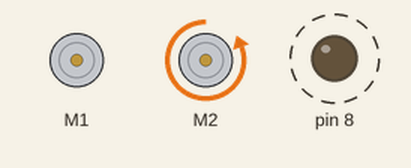
Simulated run of this sketch. Board: Arduino Uno, built with avr-gcc and run on an emulated ATmega328P. Parts: 2 × DC motor (green arrow = forward, orange = backward, longer = faster), output pins drawn as LEDs (lit = HIGH). Dashed ring = blinking. What the sketch prints to the serial monitor is not drawn.

Above: at 0.5 s.
Timing chart, 0 to 3.0 s (numbered marks = the images above):
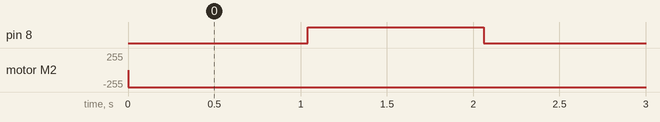

Measured:
- by itself, pin 8: alternates HIGH for 1.0 s and LOW for 1.0 s
- by itself, motor M2: stopped → backward 255/255 at 0.00 s

The sketch:

MotorBoth.ino
```cpp
#include <Adafruit_MotorShield.h>
#define SLOW 100.1
#define FAST 255
#define TIME 10000
#define AMBER_LIGHT 8

class Motors{
private:
  int lightPin;
public:
  // class field
  Adafruit_MotorShield MotorShield = Adafruit_MotorShield();
  Adafruit_DCMotor *Motor;
  int currentSpeed;
  bool goingForward;
  double prevFlash = 0;
  double currFlash;

  // constructor
  Motors() = default;
  Motors(int pin, int light)
  {
    Motor = MotorShield.getMotor(pin);
    lightPin = light;
  }

  // functions
  void begin()
  {
    // Find MotorShield
    if (!MotorShield.begin())
    {
      Serial.println("Could not find Motor Shield. Check wiring.");
      while (1)
        ;
    }
    Serial.println("Motor Shield found.");

    // Initial configuration - turn on
    Motor->setSpeed(150);
    Motor->run(FORWARD);
    Motor->run(RELEASE);

    // configure amber light
    pinMode(lightPin, OUTPUT);
    digitalWrite(lightPin, LOW);
  }

  void flash()
  {
    currFlash = millis();
    Serial.print("prev:");
    Serial.println(prevFlash);
    Serial.print("curr:");
    Serial.println(currFlash);
    if (currFlash - prevFlash > 1000) {
      // flash light
      digitalWrite(lightPin, !digitalRead(lightPin));

      // reset prevFlash
      prevFlash = currFlash;
    }
  }

  void forward(int speed)
  {
    // set speed of motor
    Motor->setSpeed(speed);
    Motor->run(FORWARD);
    goingForward = true;
    currentSpeed = speed;

    // flash light
    flash();
  }

  void backward(int speed)
  {
    // set speed of motor
    Motor->setSpeed(speed);
    Motor->run(BACKWARD);
    currentSpeed = 0;
    goingForward = false;

    // turn on light
    flash();
  }

  void stop()
  {
    // make motor stop
    Motor->run(RELEASE);
    currentSpeed = 0;
  }

  int getSpeed()
  {
    return currentSpeed;
  }
};

Motors motorL(1, AMBER_LIGHT);
Motors motorR(2, AMBER_LIGHT);

void setup()
{
  Serial.begin(9600);
  motorL.begin();
  motorR.begin();
}

void loop()
{
  motorR.backward(FAST);
}
```
